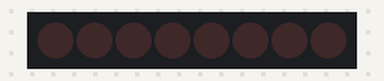
The sketch below on a simulated Arduino Uno, built with avr-gcc and run on an emulated ATmega328P. Parts: 8 shift-register outputs drawn as a row of LEDs (first output left, lit = HIGH). Wiring (inferred from the names in the program): shift register (74HC595): data pin 10; shift clock pin 12; latch pin 11. Wiring (inferred from the signals the program sends): row of LEDs: on Q0, Q1, Q2, Q3, Q4, Q5, Q6, Q7.

Above: at 0.5 s.
At 1.5 s:
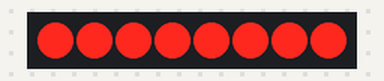
At 2.5 s:
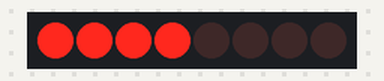
At 3.5 s:
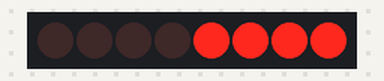
At 4.5 s:
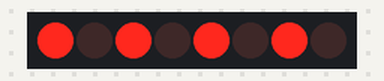
At 5.5 s:
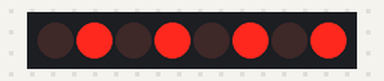
Timing chart, 0 to 7.8 s (numbered marks = the images above):
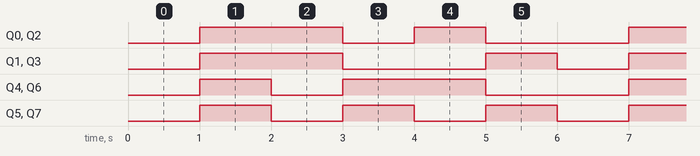

The sketch:

test_shift_register.ino
```cpp
// https://3d-diy.ru/wiki/components/sdvigovye-registry/

#define DATA_PIN    10 // пин данных
#define LATCH_PIN   11 // пин защелки
#define CLOCK_PIN   12 // пин тактов синхронизации

byte b[6] = {         // байты, который будут последовательно циклически выводиться в регистре
  0b00000000,
  0b11111111,
  0b11110000,
  0b00001111,
  0b10101010,
  0b01010101,
};

void setup() {
  pinMode(DATA_PIN, OUTPUT);    // инициализация пинов
  pinMode(CLOCK_PIN, OUTPUT);
  pinMode(LATCH_PIN, OUTPUT);
  digitalWrite(LATCH_PIN, HIGH);
}

void loop() {
  static byte i = 0;
  out_595_shift(b[i]);          // передача байта на регистр
  i = i == 5 ? 0 : i + 1;       // подготовка следующего байта
  delay(1000);                  // задержка между установками 1 сек
}

void out_595_shift(byte x) {
  digitalWrite(LATCH_PIN, LOW);               // "открываем защелку"
  shiftOut(DATA_PIN, CLOCK_PIN, LSBFIRST, x); // отправляем данные
  digitalWrite(LATCH_PIN, HIGH);              // "закрываем защелку", выходные ножки регистра установлены
}
```

Measured:
- by itself, Q0, Q2: repeats every 6.0 s: LOW 1.0 s, HIGH 1.0 s, LOW 2.0 s, HIGH 2.0 s
- by itself, Q1, Q3: repeats every 6.0 s: LOW 2.0 s, HIGH 1.0 s, LOW 1.0 s, HIGH 2.0 s
- by itself, Q4, Q6: repeats every 6.0 s: LOW 1.0 s, HIGH 2.0 s, LOW 2.0 s, HIGH 1.0 s
- by itself, Q5, Q7: alternates HIGH for 1.0 s and LOW for 1.0 s
